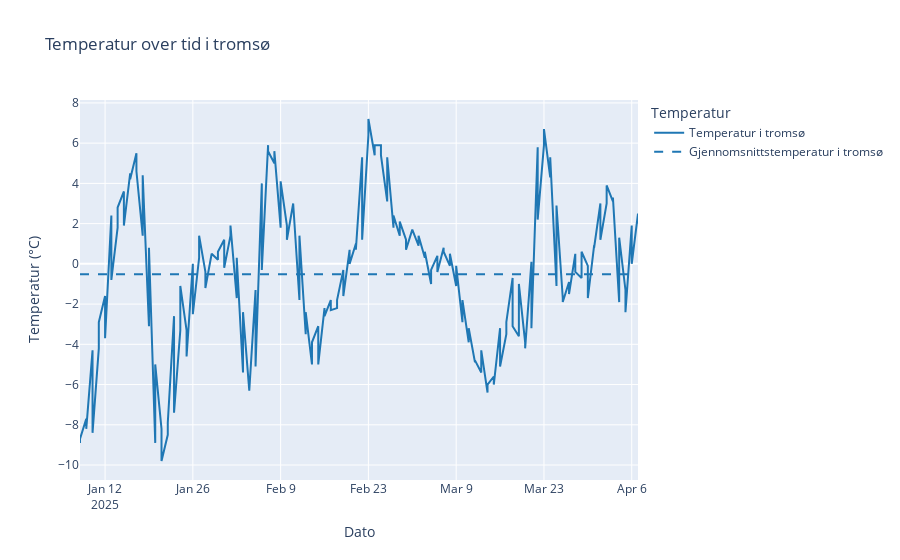
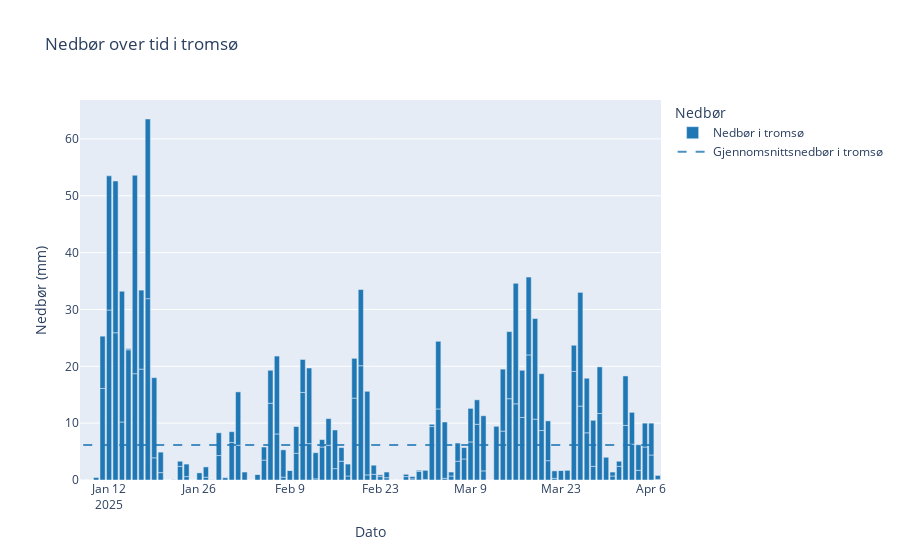
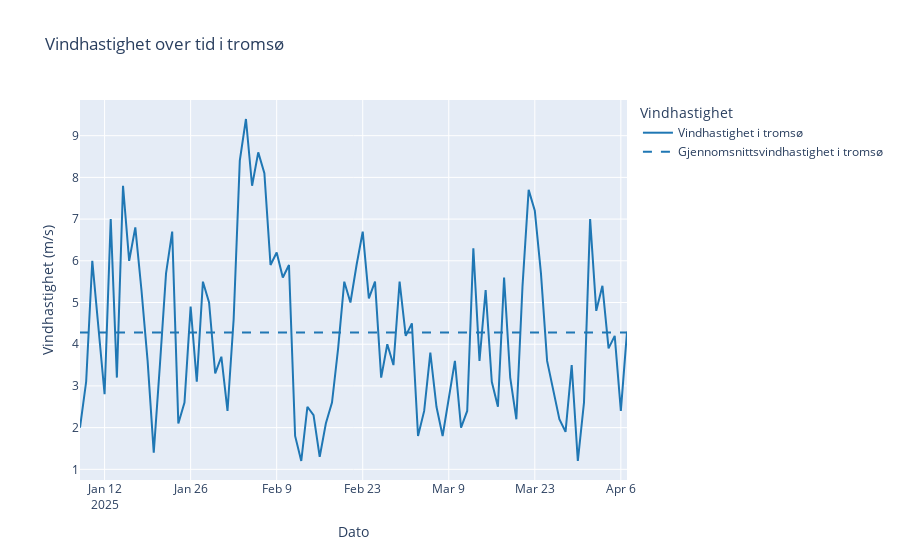

Write notebook code for charts like these, in order.
### Code cell
import pandas as pd
import plotly.graph_objects as go
import sqlite3

# Bruker den eksisterende variabelen location_input som bynavn
city_name = location_input

# Konverterer referansetiden til datetime
df['referenceTime'] = pd.to_datetime(df['referenceTime'])

# Oppretter en SQLite-database i minnet
conn = sqlite3.connect(":memory:")

# Leser CSV-filen og lagrer den i SQLite-databasen
csv_filename = "../src/weather_data.csv"
df_csv = pd.read_csv(csv_filename)
df_csv.to_sql("weather_data", conn, index=False, if_exists="replace")

# SQL-spørring for å hente data
query = """
SELECT * 
FROM weather_data
WHERE elementId = 'mean(air_temperature P1D)'
"""
temperature_data = pd.read_sql_query(query, conn)

# Konverterer referansetiden til datetime
temperature_data['referenceTime'] = pd.to_datetime(temperature_data['referenceTime'])

# Gjør det samme for andre elementer (nedbør og vindhastighet)
query_precip = """
SELECT * 
FROM weather_data
WHERE elementId = 'sum(precipitation_amount P1D)'
"""
precipitation_data = pd.read_sql_query(query_precip, conn)

query_wind = """
SELECT * 
FROM weather_data
WHERE elementId = 'mean(wind_speed P1D)'
"""
wind_speed_data = pd.read_sql_query(query_wind, conn)

# Lukk tilkoblingen til databasen
conn.close()

# Definerer farger for grafene
color_location = '#1f77b4'  # Blå for lokasjonen

# Leser data fra weather_data.csv
csv_filename = "../src/weather_data.csv"
df_csv = pd.read_csv(csv_filename)

# Filtrerer data for temperatur
temperature_data = df_csv[df_csv['elementId'] == 'mean(air_temperature P1D)']
temperature_data.loc[:, 'referenceTime'] = pd.to_datetime(temperature_data['referenceTime'])
# Beregninger for temperatur
median_temp = temperature_data['value'].median()
std_temp = temperature_data['value'].std()

# Filtrerer data for nedbør
precipitation_data = df_csv[df_csv['elementId'] == 'sum(precipitation_amount P1D)']
precipitation_data.loc[:, 'referenceTime'] = pd.to_datetime(precipitation_data['referenceTime'])
# Beregninger for nedbør
median_precip = precipitation_data['value'].median()
std_precip = precipitation_data['value'].std()

# Filtrerer data for vindhastighet
wind_speed_data = df_csv[df_csv['elementId'] == 'mean(wind_speed P1D)']
wind_speed_data.loc[:, 'referenceTime'] = pd.to_datetime(wind_speed_data['referenceTime'])
# Beregninger for vindhastighet
median_wind = wind_speed_data['value'].median()
std_wind = wind_speed_data['value'].std()

# Temperaturfigur
fig_temp = go.Figure()

# Temperaturdata
fig_temp.add_trace(go.Scatter(
    x=temperature_data['referenceTime'],
    y=temperature_data['value'],
    mode='lines',
    name=f'Temperatur i {city_name}',
    line=dict(color=color_location)
))

# Gjennomsnittstemperatur
mean_temp = temperature_data['value'].mean()
fig_temp.add_trace(go.Scatter(
    x=temperature_data['referenceTime'],
    y=[mean_temp] * len(temperature_data['referenceTime']),
    mode='lines',
    line=dict(dash='dash', color=color_location),
    name=f'Gjennomsnittstemperatur i {city_name}'
))

# Tilpasser layout for temperatur
fig_temp.update_layout(
    title=f'Temperatur over tid i {city_name}',
    xaxis_title='Dato',
    yaxis_title='Temperatur (°C)',
    legend_title='Temperatur'
)

# Viser temperaturfigur
fig_temp.show()

# Utskrift av resultatene for temperatur
print("Temperatur:")
print(f"Median: {median_temp:.2f}, Standardavvik: {std_temp:.2f}")

# Nedbørsfigur
fig_precip = go.Figure()

# Nedbørsdata
fig_precip.add_trace(go.Bar(
    x=precipitation_data['referenceTime'],
    y=precipitation_data['value'],
    name=f'Nedbør i {city_name}',
    marker=dict(color=color_location)
))

# Gjennomsnittsnedbør som strek
mean_precip = precipitation_data['value'].mean()
fig_precip.add_trace(go.Scatter(
    x=precipitation_data['referenceTime'],
    y=[mean_precip] * len(precipitation_data['referenceTime']),
    mode='lines',
    line=dict(dash='dash', color='rgba(31, 119, 180, 0.8)'),
    name=f'Gjennomsnittsnedbør i {city_name}'
))

# Tilpasser layout for nedbør
fig_precip.update_layout(
    title=f'Nedbør over tid i {city_name}',
    xaxis_title='Dato',
    yaxis_title='Nedbør (mm)',
    legend_title='Nedbør'
)

# Viser nedbørsfigur
fig_precip.show()

# Utskrift av resultatene for nedbør
print("\nNedbør:")
print(f"Median: {median_precip:.2f}, Standardavvik: {std_precip:.2f}")

# Vindhastighetsfigur
fig_wind = go.Figure()

# Vindhastighetsdata
fig_wind.add_trace(go.Scatter(
    x=wind_speed_data['referenceTime'],
    y=wind_speed_data['value'],
    mode='lines',
    name=f'Vindhastighet i {city_name}',
    line=dict(color=color_location)
))

# Gjennomsnittsvindhastighet
mean_wind = wind_speed_data['value'].mean()
fig_wind.add_trace(go.Scatter(
    x=wind_speed_data['referenceTime'],
    y=[mean_wind] * len(wind_speed_data['referenceTime']),
    mode='lines',
    line=dict(dash='dash', color=color_location),
    name=f'Gjennomsnittsvindhastighet i {city_name}'
))

# Tilpasser layout for vindhastighet
fig_wind.update_layout(
    title=f'Vindhastighet over tid i {city_name}',
    xaxis_title='Dato',
    yaxis_title='Vindhastighet (m/s)',
    legend_title='Vindhastighet'
)

# Viser vindhastighetsfigur
fig_wind.show()

# Utskrift av resultatene for vindhastighet
print("\nVindhastighet:")
print(f"Median: {median_wind:.2f}, Standardavvik: {std_wind:.2f}")

### Figure 1 — Plotly figure (JSON) as saved in the notebook; plotly's stock layout.template omitted (floating-point values rounded to 4 significant figures; data arrays with more than 128 entries replaced by an {"elided": "..."} marker saying what was removed)
{"data": [{"line": {"color": "#1f77b4"}, "mode": "lines", "name": "Temperatur i tromsø", "type": "scatter", "x": {"elided": "180 str values"}, "y": {"elided": "180 float values"}}, {"line": {"color": "#1f77b4", "dash": "dash"}, "mode": "lines", "name": "Gjennomsnittstemperatur i tromsø", "type": "scatter", "x": {"elided": "180 str values"}, "y": {"elided": "180 float values"}}], "layout": {"legend": {"title": {"text": "Temperatur"}}, "title": {"text": "Temperatur over tid i tromsø"}, "xaxis": {"title": {"text": "Dato"}}, "yaxis": {"title": {"text": "Temperatur (°C)"}}}}

### Figure 2 — Plotly figure (JSON) as saved in the notebook; plotly's stock layout.template omitted (floating-point values rounded to 4 significant figures; data arrays with more than 128 entries replaced by an {"elided": "..."} marker saying what was removed)
{"data": [{"marker": {"color": "#1f77b4"}, "name": "Nedbør i tromsø", "type": "bar", "x": {"elided": "180 str values"}, "y": {"elided": "180 float values"}}, {"line": {"color": "rgba(31, 119, 180, 0.8)", "dash": "dash"}, "mode": "lines", "name": "Gjennomsnittsnedbør i tromsø", "type": "scatter", "x": {"elided": "180 str values"}, "y": {"elided": "180 float values"}}], "layout": {"legend": {"title": {"text": "Nedbør"}}, "title": {"text": "Nedbør over tid i tromsø"}, "xaxis": {"title": {"text": "Dato"}}, "yaxis": {"title": {"text": "Nedbør (mm)"}}}}

### Figure 3 — Plotly figure (JSON) as saved in the notebook; plotly's stock layout.template omitted (floating-point values rounded to 4 significant figures)
{"data": [{"line": {"color": "#1f77b4"}, "mode": "lines", "name": "Vindhastighet i tromsø", "type": "scatter", "x": ["2025-01-08T00:00:00+00:00", "2025-01-09T00:00:00+00:00", "2025-01-10T00:00:00+00:00", "2025-01-11T00:00:00+00:00", "2025-01-12T00:00:00+00:00", "2025-01-13T00:00:00+00:00", "2025-01-14T00:00:00+00:00", "2025-01-15T00:00:00+00:00", "2025-01-16T00:00:00+00:00", "2025-01-17T00:00:00+00:00", "2025-01-18T00:00:00+00:00", "2025-01-19T00:00:00+00:00", "2025-01-20T00:00:00+00:00", "2025-01-21T00:00:00+00:00", "2025-01-22T00:00:00+00:00", "2025-01-23T00:00:00+00:00", "2025-01-24T00:00:00+00:00", "2025-01-25T00:00:00+00:00", "2025-01-26T00:00:00+00:00", "2025-01-27T00:00:00+00:00", "2025-01-28T00:00:00+00:00", "2025-01-29T00:00:00+00:00", "2025-01-30T00:00:00+00:00", "2025-01-31T00:00:00+00:00", "2025-02-01T00:00:00+00:00", "2025-02-02T00:00:00+00:00", "2025-02-03T00:00:00+00:00", "2025-02-04T00:00:00+00:00", "2025-02-05T00:00:00+00:00", "2025-02-06T00:00:00+00:00", "2025-02-07T00:00:00+00:00", "2025-02-08T00:00:00+00:00", "2025-02-09T00:00:00+00:00", "2025-02-10T00:00:00+00:00", "2025-02-11T00:00:00+00:00", "2025-02-12T00:00:00+00:00", "2025-02-13T00:00:00+00:00", "2025-02-14T00:00:00+00:00", "2025-02-15T00:00:00+00:00", "2025-02-16T00:00:00+00:00", "2025-02-17T00:00:00+00:00", "2025-02-18T00:00:00+00:00", "2025-02-19T00:00:00+00:00", "2025-02-20T00:00:00+00:00", "2025-02-21T00:00:00+00:00", "2025-02-22T00:00:00+00:00", "2025-02-23T00:00:00+00:00", "2025-02-24T00:00:00+00:00", "2025-02-25T00:00:00+00:00", "2025-02-26T00:00:00+00:00", "2025-02-27T00:00:00+00:00", "2025-02-28T00:00:00+00:00", "2025-03-01T00:00:00+00:00", "2025-03-02T00:00:00+00:00", "2025-03-03T00:00:00+00:00", "2025-03-04T00:00:00+00:00", "2025-03-05T00:00:00+00:00", "2025-03-06T00:00:00+00:00", "2025-03-07T00:00:00+00:00", "2025-03-08T00:00:00+00:00", "2025-03-09T00:00:00+00:00", "2025-03-10T00:00:00+00:00", "2025-03-11T00:00:00+00:00", "2025-03-12T00:00:00+00:00", "2025-03-13T00:00:00+00:00", "2025-03-14T00:00:00+00:00", "2025-03-15T00:00:00+00:00", "2025-03-16T00:00:00+00:00", "2025-03-17T00:00:00+00:00", "2025-03-18T00:00:00+00:00", "2025-03-19T00:00:00+00:00", "2025-03-20T00:00:00+00:00", "2025-03-21T00:00:00+00:00", "2025-03-22T00:00:00+00:00", "2025-03-23T00:00:00+00:00", "2025-03-24T00:00:00+00:00", "2025-03-25T00:00:00+00:00", "2025-03-26T00:00:00+00:00", "2025-03-27T00:00:00+00:00", "2025-03-28T00:00:00+00:00", "2025-03-29T00:00:00+00:00", "2025-03-30T00:00:00+00:00", "2025-03-31T00:00:00+00:00", "2025-04-01T00:00:00+00:00", "2025-04-02T00:00:00+00:00", "2025-04-03T00:00:00+00:00", "2025-04-04T00:00:00+00:00", "2025-04-05T00:00:00+00:00", "2025-04-06T00:00:00+00:00", "2025-04-07T00:00:00+00:00"], "y": [2.0, 3.1, 6.0, 4.4, 2.8, 7.0, 3.2, 7.8, 6.0, 6.8, 5.3, 3.6, 1.4, 3.5, 5.7, 6.7, 2.1, 2.6, 4.9, 3.1, 5.5, 5.0, 3.3, 3.7, 2.4, 4.6, 8.4, 9.4, 7.8, 8.6, 8.1, 5.9, 6.2, 5.6, 5.9, 1.8, 1.2, 2.5, 2.3, 1.3, 2.1, 2.6, 3.9, 5.5, 5.0, 5.9, 6.7, 5.1, 5.5, 3.2, 4.0, 3.5, 5.5, 4.2, 4.5, 1.8, 2.4, 3.8, 2.5, 1.8, 2.7, 3.6, 2.0, 2.4, 6.3, 3.6, 5.3, 3.1, 2.5, 5.6, 3.2, 2.2, 5.4, 7.7, 7.2, 5.7, 3.6, 2.9, 2.2, 1.9, 3.5, 1.2, 2.6, 7.0, 4.8, 5.4, 3.9, 4.2, 2.4, 4.3]}, {"line": {"color": "#1f77b4", "dash": "dash"}, "mode": "lines", "name": "Gjennomsnittsvindhastighet i tromsø", "type": "scatter", "x": ["2025-01-08T00:00:00+00:00", "2025-01-09T00:00:00+00:00", "2025-01-10T00:00:00+00:00", "2025-01-11T00:00:00+00:00", "2025-01-12T00:00:00+00:00", "2025-01-13T00:00:00+00:00", "2025-01-14T00:00:00+00:00", "2025-01-15T00:00:00+00:00", "2025-01-16T00:00:00+00:00", "2025-01-17T00:00:00+00:00", "2025-01-18T00:00:00+00:00", "2025-01-19T00:00:00+00:00", "2025-01-20T00:00:00+00:00", "2025-01-21T00:00:00+00:00", "2025-01-22T00:00:00+00:00", "2025-01-23T00:00:00+00:00", "2025-01-24T00:00:00+00:00", "2025-01-25T00:00:00+00:00", "2025-01-26T00:00:00+00:00", "2025-01-27T00:00:00+00:00", "2025-01-28T00:00:00+00:00", "2025-01-29T00:00:00+00:00", "2025-01-30T00:00:00+00:00", "2025-01-31T00:00:00+00:00", "2025-02-01T00:00:00+00:00", "2025-02-02T00:00:00+00:00", "2025-02-03T00:00:00+00:00", "2025-02-04T00:00:00+00:00", "2025-02-05T00:00:00+00:00", "2025-02-06T00:00:00+00:00", "2025-02-07T00:00:00+00:00", "2025-02-08T00:00:00+00:00", "2025-02-09T00:00:00+00:00", "2025-02-10T00:00:00+00:00", "2025-02-11T00:00:00+00:00", "2025-02-12T00:00:00+00:00", "2025-02-13T00:00:00+00:00", "2025-02-14T00:00:00+00:00", "2025-02-15T00:00:00+00:00", "2025-02-16T00:00:00+00:00", "2025-02-17T00:00:00+00:00", "2025-02-18T00:00:00+00:00", "2025-02-19T00:00:00+00:00", "2025-02-20T00:00:00+00:00", "2025-02-21T00:00:00+00:00", "2025-02-22T00:00:00+00:00", "2025-02-23T00:00:00+00:00", "2025-02-24T00:00:00+00:00", "2025-02-25T00:00:00+00:00", "2025-02-26T00:00:00+00:00", "2025-02-27T00:00:00+00:00", "2025-02-28T00:00:00+00:00", "2025-03-01T00:00:00+00:00", "2025-03-02T00:00:00+00:00", "2025-03-03T00:00:00+00:00", "2025-03-04T00:00:00+00:00", "2025-03-05T00:00:00+00:00", "2025-03-06T00:00:00+00:00", "2025-03-07T00:00:00+00:00", "2025-03-08T00:00:00+00:00", "2025-03-09T00:00:00+00:00", "2025-03-10T00:00:00+00:00", "2025-03-11T00:00:00+00:00", "2025-03-12T00:00:00+00:00", "2025-03-13T00:00:00+00:00", "2025-03-14T00:00:00+00:00", "2025-03-15T00:00:00+00:00", "2025-03-16T00:00:00+00:00", "2025-03-17T00:00:00+00:00", "2025-03-18T00:00:00+00:00", "2025-03-19T00:00:00+00:00", "2025-03-20T00:00:00+00:00", "2025-03-21T00:00:00+00:00", "2025-03-22T00:00:00+00:00", "2025-03-23T00:00:00+00:00", "2025-03-24T00:00:00+00:00", "2025-03-25T00:00:00+00:00", "2025-03-26T00:00:00+00:00", "2025-03-27T00:00:00+00:00", "2025-03-28T00:00:00+00:00", "2025-03-29T00:00:00+00:00", "2025-03-30T00:00:00+00:00", "2025-03-31T00:00:00+00:00", "2025-04-01T00:00:00+00:00", "2025-04-02T00:00:00+00:00", "2025-04-03T00:00:00+00:00", "2025-04-04T00:00:00+00:00", "2025-04-05T00:00:00+00:00", "2025-04-06T00:00:00+00:00", "2025-04-07T00:00:00+00:00"], "y": [4.282, 4.282, 4.282, 4.282, 4.282, 4.282, 4.282, 4.282, 4.282, 4.282, 4.282, 4.282, 4.282, 4.282, 4.282, 4.282, 4.282, 4.282, 4.282, 4.282, 4.282, 4.282, 4.282, 4.282, 4.282, 4.282, 4.282, 4.282, 4.282, 4.282, 4.282, 4.282, 4.282, 4.282, 4.282, 4.282, 4.282, 4.282, 4.282, 4.282, 4.282, 4.282, 4.282, 4.282, 4.282, 4.282, 4.282, 4.282, 4.282, 4.282, 4.282, 4.282, 4.282, 4.282, 4.282, 4.282, 4.282, 4.282, 4.282, 4.282, 4.282, 4.282, 4.282, 4.282, 4.282, 4.282, 4.282, 4.282, 4.282, 4.282, 4.282, 4.282, 4.282, 4.282, 4.282, 4.282, 4.282, 4.282, 4.282, 4.282, 4.282, 4.282, 4.282, 4.282, 4.282, 4.282, 4.282, 4.282, 4.282, 4.282]}], "layout": {"legend": {"title": {"text": "Vindhastighet"}}, "title": {"text": "Vindhastighet over tid i tromsø"}, "xaxis": {"title": {"text": "Dato"}}, "yaxis": {"title": {"text": "Vindhastighet (m/s)"}}}}
